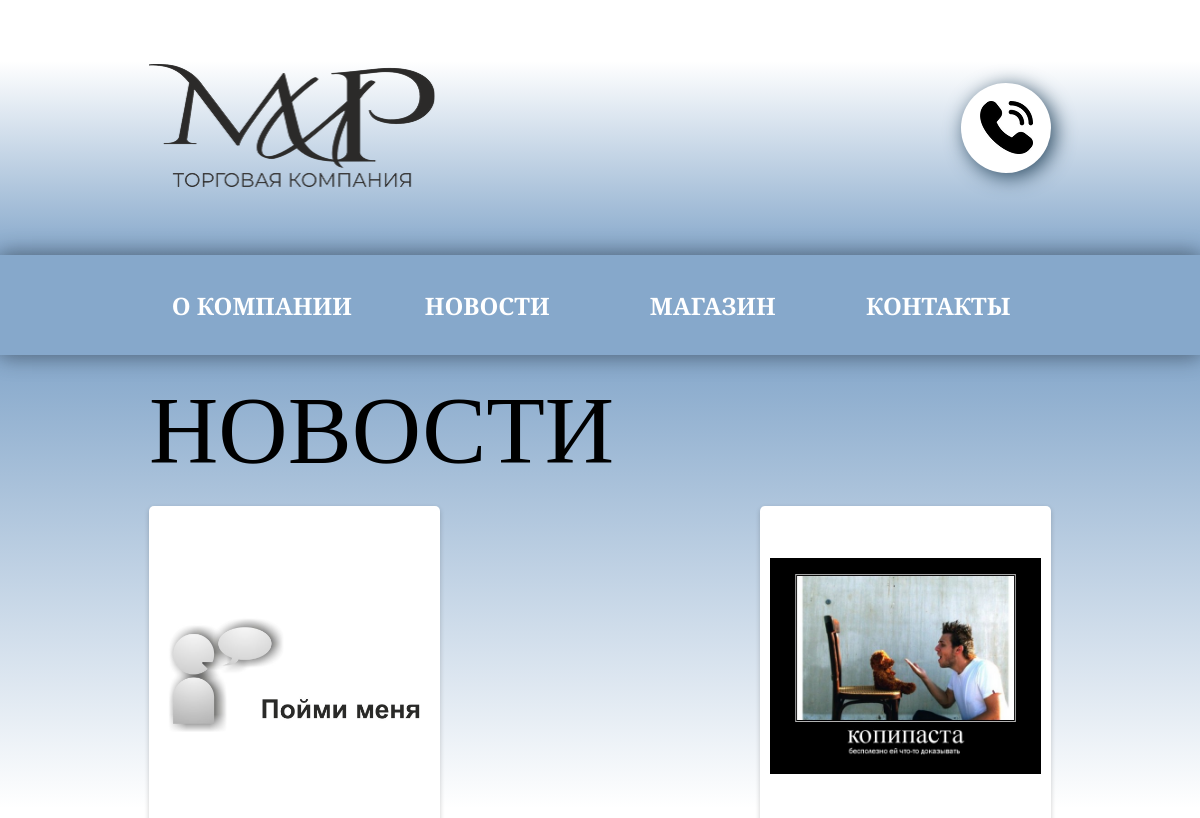
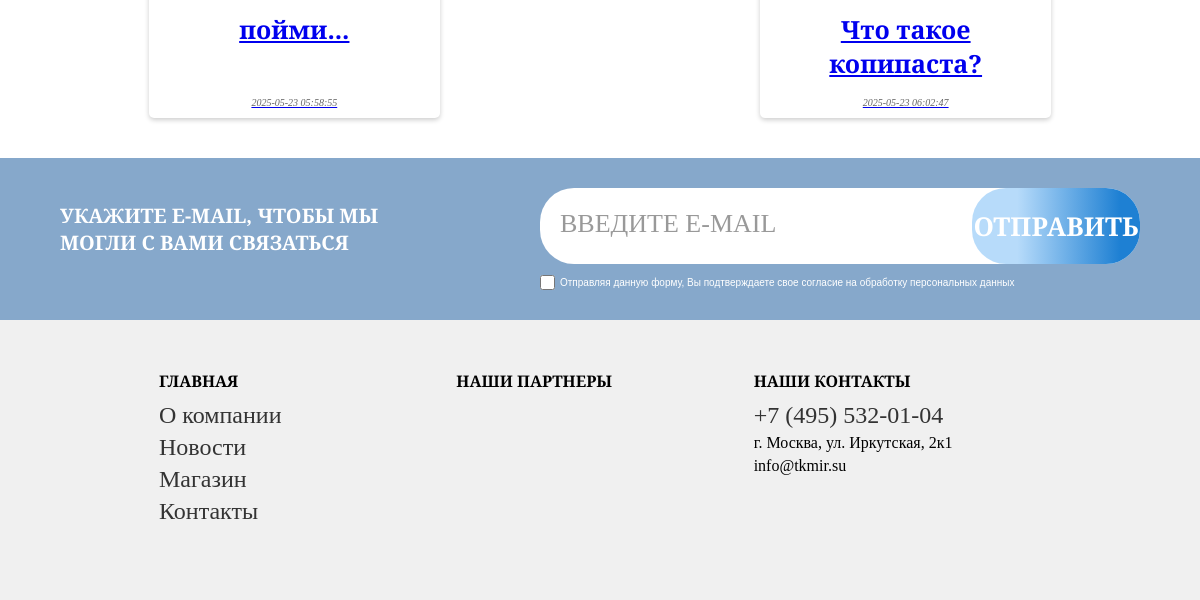
/news, run on an earlier commit of the app's database (2 pictures, top to bottom).
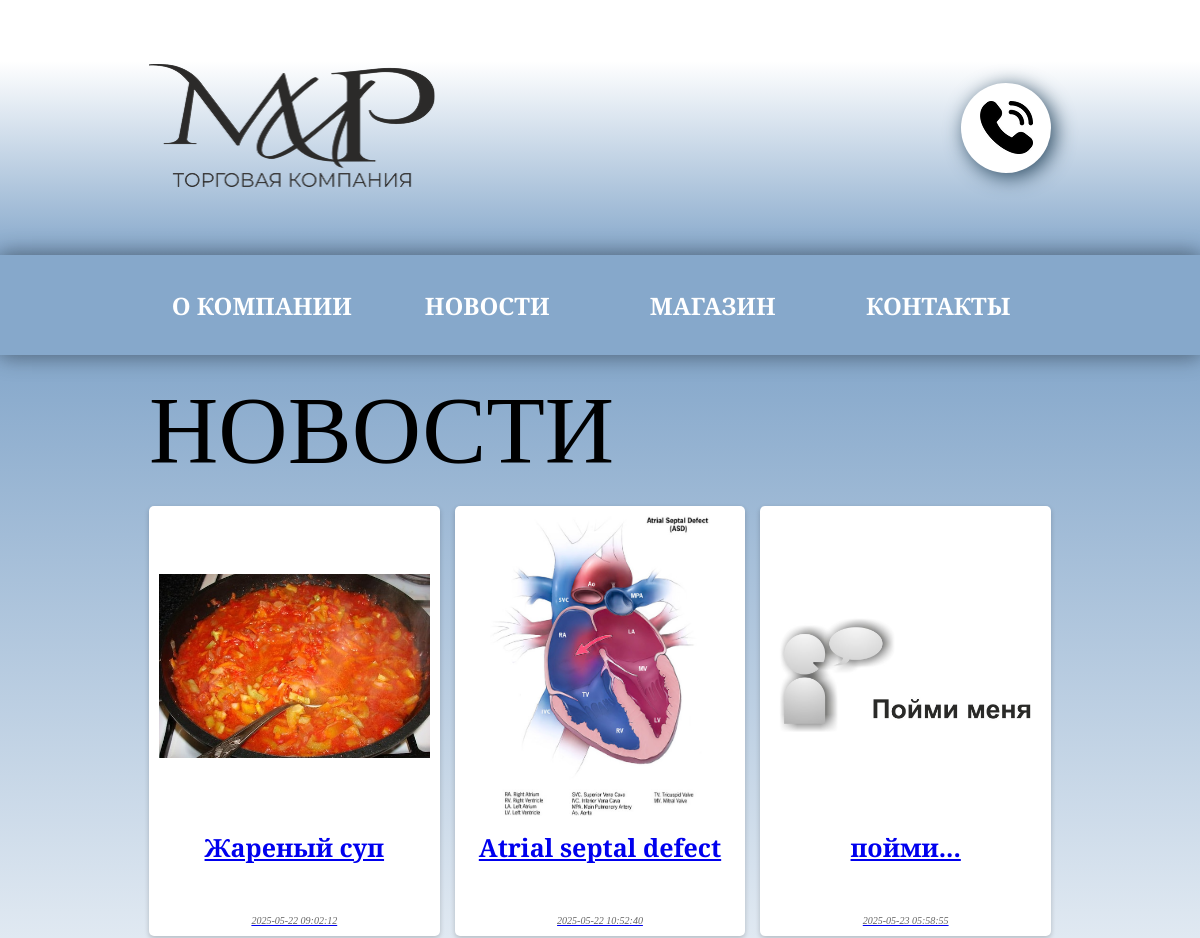
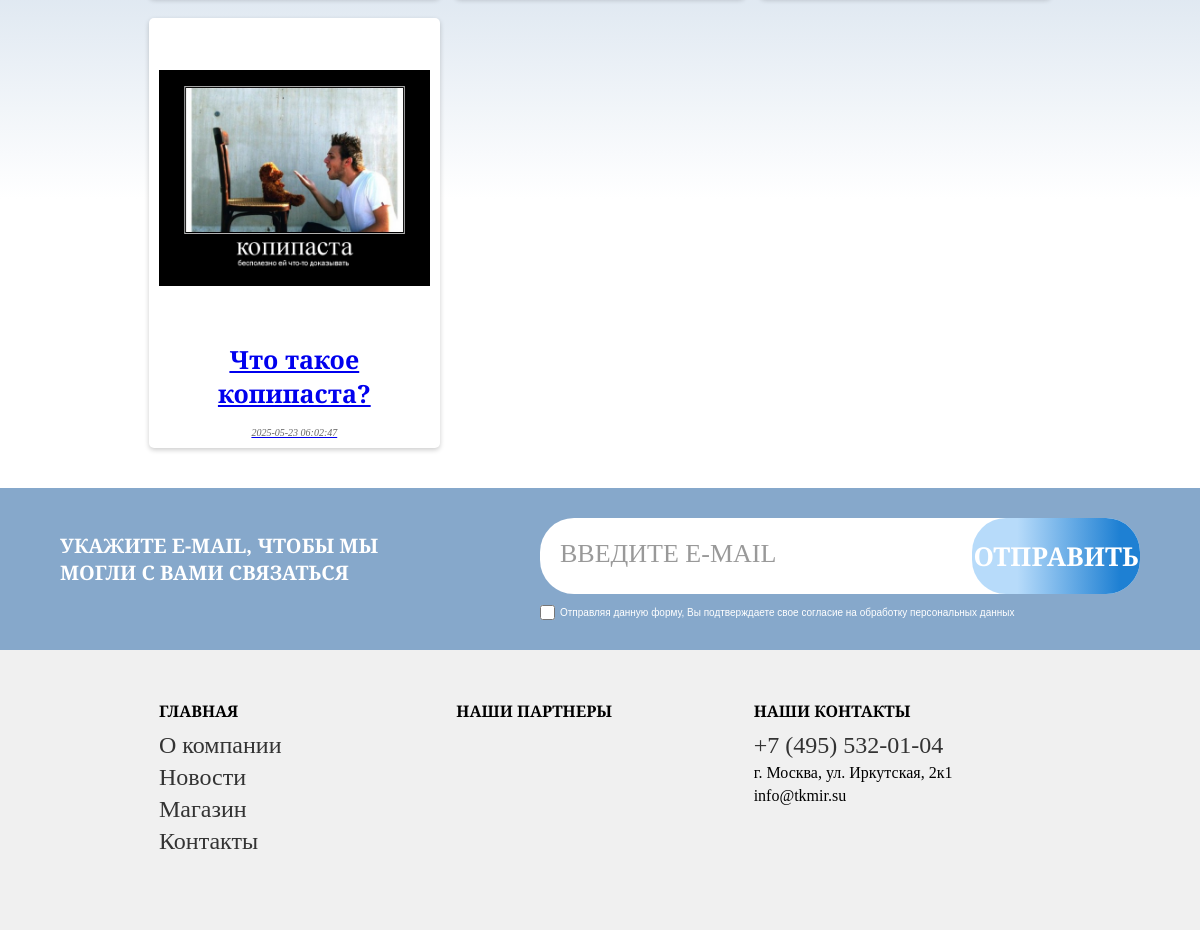
And on a later commit of the database (2 pictures, top to bottom).
### server_run.py (models this page shows, shortened)
class News(db.Model):
    id = db.Column(db.Integer, primary_key=True)
    title = db.Column(db.String(255), nullable=False)
    content = db.Column(db.Text, nullable=False)
    date_created = db.Column(db.DateTime, default=db.func.now())
    author_id = db.Column(db.Integer, db.ForeignKey('user.id'), nullable=False)
    author = db.relationship('User', backref=db.backref('news', lazy=True))
    slug = db.Column(db.String(255), unique=True, nullable=False)
    is_published = db.Column(db.Boolean, default=False)
    image = db.Column(db.String(255), nullable=True)

### server_run.py (the view)
@app.route('/news')
def news():
    news_list = News.query.filter(News.is_published == True).all()
    return render_template('news.html', news=news_list)

### templates/news.html (shortened to what this page needs)
	<!DOCTYPE html>
<html lang="en">
<head>
    <link rel="stylesheet" href="{{ url_for('static', filename='css/news-page.css') }}" />
    <link rel="stylesheet" href="{{ url_for('static', filename='css/core style.css') }}" />
</head>
<body>
    <header class="gradient-section">
	<a href="{{ url_for('admin_panel') }}"
           class="admin-link"
           style="display: block; width: 20px; height: 20px; background: red; position: absolute; right: 0px; top: 0%; transform: translateY(-50%);">
        <div class="container">
            <div class="header-content">
    <div class="header-left">
        <a href="{{ url_for('index') }}"> <img src="{{ url_for('static', filename='img/Logo.png') }}" alt="Logo" class="logo" /></a>
    </div>
    <div class="icons-wrapper" style="position: relative;">
        </a>
        <a href="tel:+74955320104" class="icon-circle phone-icon">
            <img src="{{ url_for('static', filename='img/Phone.png') }}" alt="Phone" />
        </a>
    </header>
<nav class="navigation">
    <div class="container">
        <div class="nav-links">
            <a href="{{ url_for('about') }}" class="nav-button">О Компании</a>
            <a href="{{ url_for('news') }}" class="nav-button">Новости</a>
            <a href="#" class="nav-button shop-link">Магазин</a>
            <a href="{{ url_for('contact') }}" class="nav-button">Контакты</a>
        </div>
    </div>
</nav>
    <section class="news-section">
        <div class="container">
            <h2 class="news-megatitle">НОВОСТИ</h2>
            <div class="news-block">
                {% for news_item in news %}
                    <div class="news-card">
			<a href="{{ url_for('view_news', slug=news_item.slug) }}">
                        <img src="{{ url_for('static', filename='news_img/' + news_item.image) }}" alt="{{ news_item.image }}" class="news-image">
                        <h2 class="news-title">{{ news_item.title }}</h2>
                        <p class="news-date">{{ news_item.date_created }}</p>
                    </a></div>
                {% endfor %}
            </div>
        </div>
    </section>
    <section class="email-section">
       <div class="email-content">
           <p class="email-text">УКАЖИТЕ E-MAIL, ЧТОБЫ МЫ МОГЛИ С ВАМИ СВЯЗАТЬСЯ</p>
           <form class="email-form" id="emailForm" method="post" action="{{ url_for('subscribe') }}">
               <input type="email" class="email-input" id="emailInput" name="email" placeholder="ВВЕДИТЕ E-MAIL" required>
               <button type="submit" class="submit-button">ОТПРАВИТЬ</button>
               <label class="terms-checkbox">
                   <input type="checkbox" id="termsCheckbox" required>
                   <span class="terms-text">Отправляя данную форму, Вы подтверждаете свое согласие на обработку персональных данных</span>
               </label>
           </form>
       </div>
    </section>
    <footer class="footer-section">
        <div class="container">
            <div class="footer-content">
                <div class="footer-column">
                    <h4>ГЛАВНАЯ</h4>
                    <ul>
                        <li><a href="{{ url_for('about') }}">О компании</a></li>
			<li><a href="{{ url_for('news') }}">Новости</a></li>
			<li><a href="#" class="shop-link">Магазин</a></li>
                        <li><a href="{{ url_for('contact') }}">Контакты</a></li>
                    </ul>
                </div>
                <div class="footer-column">
                    <h4>НАШИ ПАРТНЕРЫ</h4>
                </div>
                <div class="footer-column">
                    <h4>НАШИ КОНТАКТЫ</h4>
                    <ul>
                        <li><a href="tel:+74955320104">+7 (495) 532-01-04</a></li>
                        <li>г. Москва, ул. Иркутская, 2к1</li>
			<li>info@tkmir.su</li>
                    </ul>
                </div>
            </div>
        </footer>
</body>
</html>

What changed in the data, as far as the page shows it:
now on this page (row edited): News: image (picture), title "Жареный суп", date_created "2025-05-22 09:02:12"
now on this page (row edited): News: image (picture), title "Atrial septal defect", date_created "2025-05-22 10:52:40"
